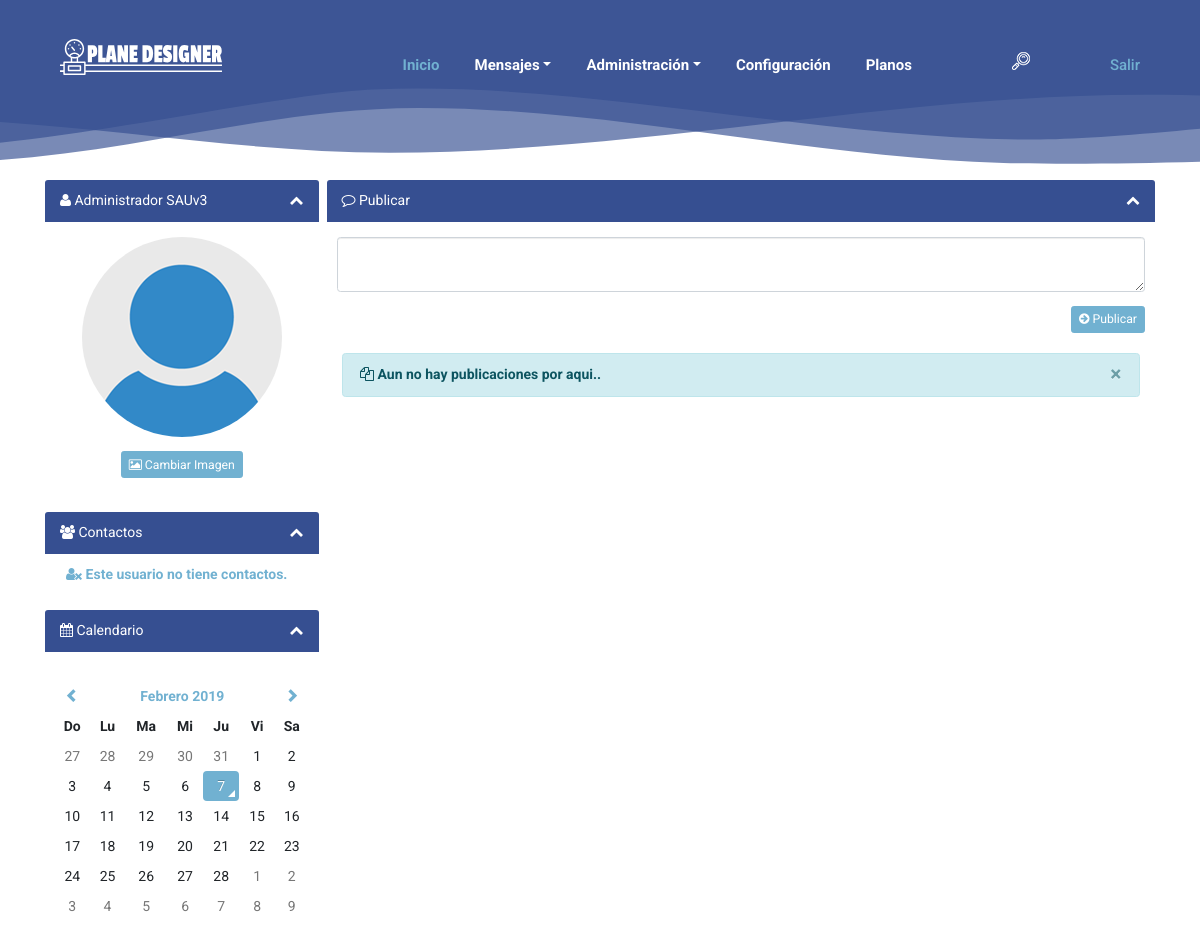
/php/escritorio (signed in), run on an earlier commit of the app's database.
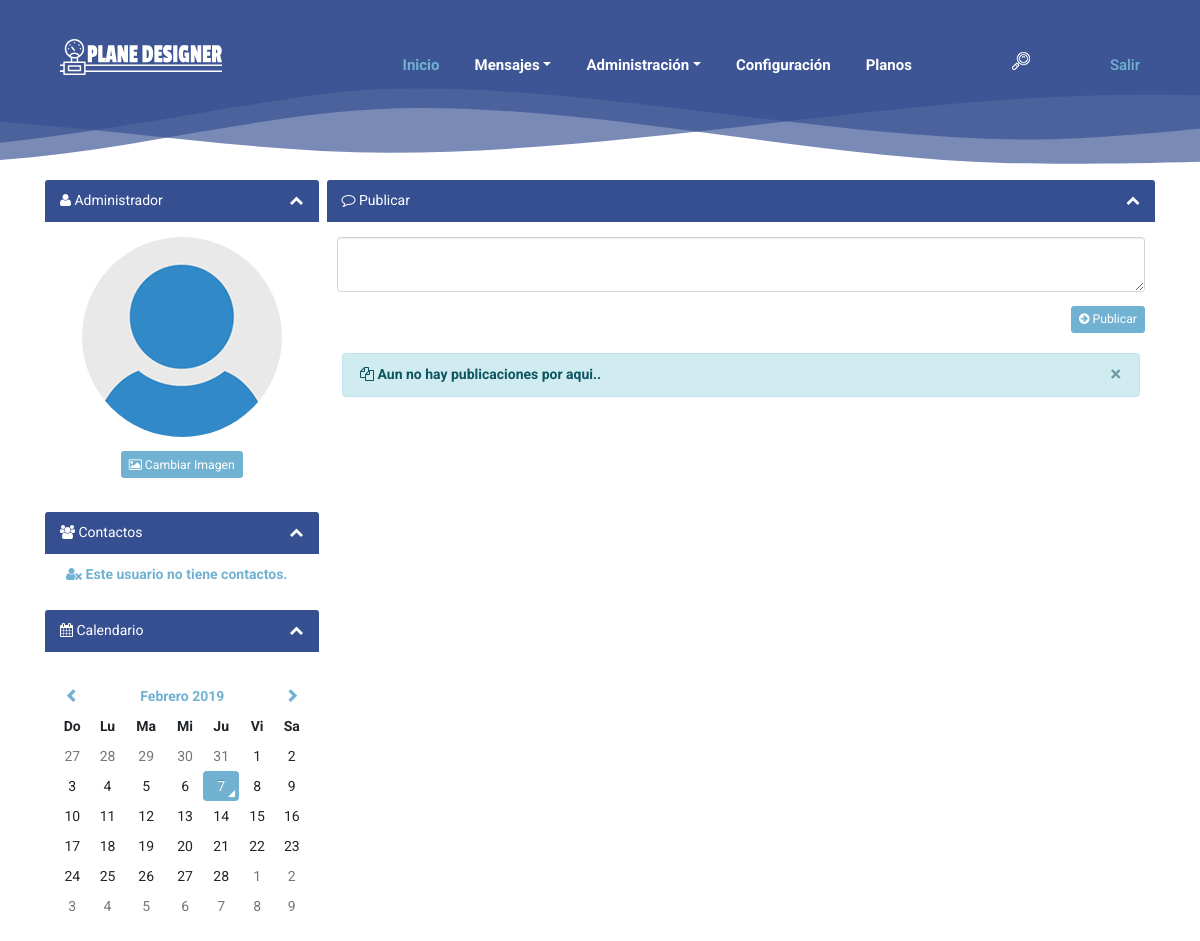
And on a later commit of the database.
### tables this page shows
CREATE TABLE IF NOT EXISTS `usuarios` (
  `idusuario` int(11) NOT NULL,
  `nombre` varchar(250) DEFAULT NULL,
  `apellido` varchar(250) DEFAULT NULL,
  `profile` varchar(250) DEFAULT NULL,
  `email` varchar(100) DEFAULT NULL,
  `password` varchar(250) DEFAULT NULL,
  `registro` date DEFAULT NULL,
  `permalink` varchar(250) DEFAULT NULL,
  `activo` int(11) DEFAULT NULL,
  `ranker` int(11) DEFAULT NULL
);

### php/sau-admin/sau-conexion.php (called while the page is built, shortened)
<?php
class Conexion {
    private static $instancia;
    private $dbh;
    private function __construct() {
        try {
            $this->dbh = new PDO('mysql:host='.HOST.';dbname='.DBNAME, DBUSER, DBPASSWORD);
            $this->dbh->exec("SET CHARACTER SET utf8");
        } catch (PDOException $e) {
            print "Error!: " . $e->getMessage();
            die();
        }
    }
    public function prepare($sql) {
        return $this->dbh->prepare($sql);
    }
    public static function singleton_conexion() {
        if (!isset(self::$instancia)) {
            self::$instancia = new $miclase;
        }
       return self::$instancia;
    }
}

### php/sau-includes/sau-functions.php (the view, shortened to what this page needs)
<?php
function getpreference($iduser){
    $conexion = Conexion::singleton_conexion();
    $SQL = "SELECT * FROM preferiences WHERE usuario = :usuario LIMIT 1";
    $sentence = $conexion -> prepare($SQL);
    $sentence -> bindParam(':usuario',$iduser, PDO::PARAM_STR);
    $sentence ->execute();
    $results = $sentence -> fetchAll();
    if (empty($results)) {
        getstyle(1);
    }else{
        foreach ($results as $key){
            saulanger($key['lang']);
            getstyle($key['theme']);
        }
    }
}
function getstyle($style){
    if($style == 1){
        echo'<link href="css/custom/sau-default.css" rel="stylesheet">';
    }elseif ($style == 2) {
        echo'<link href="css/custom/sau-blue.css" rel="stylesheet">';
    }elseif ($style == 3) {
        echo'<link href="css/custom/sau-black.css" rel="stylesheet">';
    }elseif ($style == 4) {
        echo'<link href="css/custom/sau-gray.css" rel="stylesheet">';
    }elseif ($style == 5) {
        echo'<link href="css/custom/sau-red.css" rel="stylesheet">';
    }
}
function getprofileimg($iduser){
    $conexion = Conexion::singleton_conexion();
    $SQL = "SELECT * FROM usuarios WHERE idusuario = :idusuario";
    $sentence = $conexion -> prepare($SQL);
    $sentence -> bindParam(':idusuario',$iduser, PDO::PARAM_INT);
    $sentence ->execute();
    $results = $sentence -> fetchAll();
    if (!empty($results)) {
        foreach ($results as $key){
            if($key['profile'] == 1){
                echo'<img class="profile-image" src="img/profile-normal.png">';
            }else{
                echo'<img class="profile-image" src="'.$key['profile'].'">';
            }
        }
    }
}
function thename($iduser){
    $conexion = Conexion::singleton_conexion();
    $SQL = "SELECT * FROM usuarios WHERE idusuario = :idusuario";
    $sentence = $conexion -> prepare($SQL);
    $sentence -> bindParam(':idusuario',$iduser, PDO::PARAM_INT);
    $sentence ->execute();
    $results = $sentence -> fetchAll();
    if (!empty($results)) {
        foreach ($results as $key){
            echo $key['nombre'].' '.$key['apellido'];
        }
    }
}
function getmyposts($iduser) {
    $conexion = Conexion::singleton_conexion();
    $SQL = 'SELECT usuarios.permalink,
                   publicaciones.idpublicacion,
                   publicaciones.publicacion,
                   publicaciones.fecha,
                   publicaciones.usuario AS usuariopost,
                   usuarios.nombre AS nombre,
                   usuarios.apellido AS apellido,
                   usuarios.profile AS picture,
                   publicaciones.fecha
            FROM publicaciones
            INNER JOIN usuarios ON publicaciones.usuario = usuarios.idusuario
            WHERE publicaciones.usuario = :usuario
            ORDER BY publicaciones.idpublicacion
            DESC LIMIT 6';
    $sentence = $conexion -> prepare($SQL);
    $sentence -> bindParam(':usuario',$iduser, PDO::PARAM_INT);
    $sentence ->execute();
    $results = $sentence -> fetchAll();
    if (empty($results)) {
        echo '
        <div id="noposts" class="alert alert-info alert-dismissible fade in" role="alert">
            <button type="button" class="close" data-dismiss="alert" aria-label="Close">
                <span aria-hidden="true">×</span>
            </button>
            <i class="fa fa-files-o"></i>
            <strong>'.SAULANG33.'</strong>
        </div>
        ';
    }
}
function mycontacs($iduser){
    $conexion = Conexion::singleton_conexion();
    $SQL = 'SELECT usuarios.profile AS profile, usuarios.nombre AS nombre, usuarios.apellido AS apellido, usuarios.permalink FROM contacts INNER JOIN usuarios ON usuarios.idusuario = contacts.contact WHERE contacts.fromcontact = :contact ORDER BY contacts.idcontacts DESC LIMIT 16';
    $sentence = $conexion -> prepare($SQL);
    $sentence -> bindParam(':contact', $iduser, PDO::PARAM_STR);
    $sentence -> execute();
    $resultado = $sentence -> fetchAll();
    if(empty($resultado)){
        echo '<div class="col-sm-12 text-center nocontacts"><i class="fa fa-user-times"></i> '.SAULANG26.'</div>';
    }
}

### php/sau-panel.php (shortened to what this page needs)
<?php
require_once __DIR__.'/sau-includes/sau-functions.php';
?>
<!DOCTYPE html>
<html lang="es">
    <head>
        <link rel="stylesheet" href="css/sau.css" />
        <link rel="stylesheet" href="css/style.css" />
        <link rel="stylesheet" href="css/responsive.css" />
        <?php getpreference($_SESSION['idusuario']); ?>
    </head>
    <body>
        <header class="header_area">
            <div class="container-fluid h-100">
                <div class="row h-100">
                    <div class="col-12 h-100">
                        <div class="menu_area h-100">
                            <nav class="navbar h-100 navbar-expand-lg align-items-center">
                                <a class="navbar-brand" href="escritorio"><img src="img/core-img/logo.svg"></a>
                                <div class="collapse navbar-collapse justify-content-end" id="mosh-navbar">
                                    <ul class="navbar-nav animated" id="nav">
                                        <li class="nav-item active"><a class="nav-link" href="escritorio"><?php echo SAULANG1; ?></a></li>
                                        <li class="nav-item dropdown">
                                            <a class="nav-link dropdown-toggle"
                                               href="#"
                                               role="button"
                                               data-toggle="dropdown"
                                               aria-haspopup="true"
                                               aria-expanded="false"><?php echo SAULANG3; ?><?php messagesnoread(); ?></a>
                                        </li>
                                    <?php if($_SESSION['ranker']<>1){ ?>
                                        <li class="nav-item dropdown">
                                            <a class="nav-link dropdown-toggle"
                                               href="sau-admin"
                                               role="button"
                                               data-toggle="dropdown"
                                               aria-haspopup="true"
                                               aria-expanded="false"><?php echo SAULANGA; ?></a>
                                        </li>
                                    <?php } ?>
                                        <li class="nav-item"><a class="nav-link" href="config"><?php echo SAULANG4; ?></a></li>
                                        <li class="nav-item"><a class="nav-link" href="plane">Planos</a></li>
                                    </ul>
                                    <div class="search-button">
                                        <a href="#" id="search-btn"><img src="img/core-img/search-icon.png" alt="Search"></a>
                                    </div>
                                    <div class="login-register-btn">
                                        <a href="logout"><?php echo SAULANG2; ?></a>
                                    </div>
                                </div>
                            </nav>
                        </div>
                    </div>
                </div>
            </div>
        </header>
        <div class="mosh-breadcumb-area" style="background-image: url(img/core-img/breadcrumb.svg);">
            <div class="container h-100">
                <div class="row h-100 align-items-center">
                </div>
            </div>
        </div>
        <div class="container">
            <div id="leftbar" class="col-sm-3">
                <div class="panel panel-default">
                    <div class="panel-heading">
                        <i class="fa fa-user"></i>
                        <?php thename($_SESSION['idusuario']); ?>
                        <a class="collapse-block"><i class="fa fa-chevron-up"></i></a>
                    </div>
                    <div class="panel-body text-center">
                        <?php getprofileimg($_SESSION['idusuario']); ?>
                        <button class="changenowimg btn btn-default btn-sm"><i class="fa fa-picture-o"></i> <?php echo SAULANG7; ?></button>
                    </div>
                </div>
                <div class="panel panel-default">
                    <div class="panel-heading"><i class="fa fa-users"></i> <?php echo SAULANG8; ?> <a class="collapse-block"><i class="fa fa-chevron-up"></i></a></div>
                    <div id="contactos" class="panel-body">
                        <?php mycontacs($_SESSION['idusuario']); ?>
                    </div>
                </div>
                <div class="panel panel-default">
                    <div class="panel-heading"><i class="fa fa-calendar"></i> <?php echo SAULANG9; ?> <a class="collapse-block"><i class="fa fa-chevron-up"></i></a></div>
                    <div class="panel-body nopadding">
                        <div id="calendar-now"></div>
                    </div>
                </div>
            </div>
            <div id="sidebar" class="col-sm-9">
                <div class="panel panel-default">
                    <div class="panel-heading"><i class="fa fa-comment-o"></i> <?php echo SAULANG6; ?> <a class="collapse-block"><i class="fa fa-chevron-up"></i></a></div>
                    <div class="panel-body">
                        <form id="poster">
                            <textarea  name="posttext" class="form-control" rows="2"></textarea>
                        </form>
                        <button class="posterbtn btn btn-sm btn-default pull-right"><i class="fa fa-arrow-circle-right"></i> <?php echo SAULANG6; ?></button>
                    </div>
                </div>
                <div id="post-inner" class="col-sm-12">
                    <?php getmyposts($_SESSION['idusuario']); ?>
                </div>
            </div>
        </div>
    </body>
</html>

### php/css/sau.css (style rules this page uses)
a,a:hover,a:focus,a:active { text-decoration: none; }
a,button { -moz-transition: all .2s ease-in; -o-transition: all .2s ease-in; -webkit-transition: all .2s ease-in; transition: all .2s ease-in; }
.profile-image { border-radius: 50%; }
.nopadding { padding: 0px; }
.panel-body { padding: 15px 10px 5px; }
.panel { width: 100%; float: left; }

### php/css/style.css (style rules this page uses)
* { margin: 0; padding: 0; }
body, html { font-family: 'Roboto', sans-serif; }
a, a:hover, a:focus, a:active { font-weight: 700; text-decoration: none; -webkit-transition-duration: 500ms; transition-duration: 500ms; }
li { list-style: none; }
ul, ol { margin: 0; padding: 0; }
img { max-width: 100%; height: auto; }
.header_area { left: 0; position: absolute; width: 100%; z-index: 999; top: 0; padding: 0 15px; height: 120px; background-color: transparent; -webkit-transition-duration: 700ms; transition-duration: 700ms; }
.menu_area { position: relative; z-index: 2; }
.menu_area #nav .nav-link { color: #fff; display: block; font-size: 15px; -webkit-transition-duration: 500ms; transition-duration: 500ms; padding: 0 15px; }
.menu_area #nav .nav-link:hover, .menu_area #nav .nav-item.active .nav-link, .menu_area .dropdown-item:hover { color: #71B1D1; }
.login-register-btn { margin-top: 10px; }
.login-register-btn a { color: #71B1D1; display: inline-block; font-weight: 500; font-size: 15px; }
.search-button > a { margin: 0 80px; }
.navbar-nav { -webkit-transition-duration: 500ms; transition-duration: 500ms; }
.panel { background-color: #fff; border: 0 solid transparent; border-radius: 4px; box-shadow: 0 0 0 transparent; margin-bottom: 15px; }
.mosh-breadcumb-area { height: 180px; width: 100%; position: relative; z-index: 1; background-position: bottom center; }

### php/css/custom/sau-default.css (style rules this page uses)
html { font-size: 14px; }
.panel-default>.panel-heading { color: #FFF; background-color: #364f91; border-color: #364f91; }
.btn-default { color: #FFF; background-color: #71B1D1; border-color: #71B1D1; }
.collapse-block { cursor: pointer; color: #FFF; float: right; }
.nocontacts { color: #71B1D1; font-weight: bold; margin-bottom: 5px; }

### php/css/sau/responsive.css (style rules this page uses)
@media (min-width:768px) { #sidebar { padding: 0px 0px 0px 4px; } }
@media (min-width:768px) { #leftbar { padding: 0px 4px 0px 0px; } }
@media (min-width:768px) { #contactos { padding: 10px 10px 5px 0px; } }
@media (min-width:768px) { .navbar-nav>li>a { padding-top: 6px; padding-bottom: 6px; border-radius: 4px; margin-top: 9px; margin-right: 5px; } }

What changed in the data, as far as the page shows it:
changed usuarios "Administrador": apellido "SAUv3" → (not shown)
